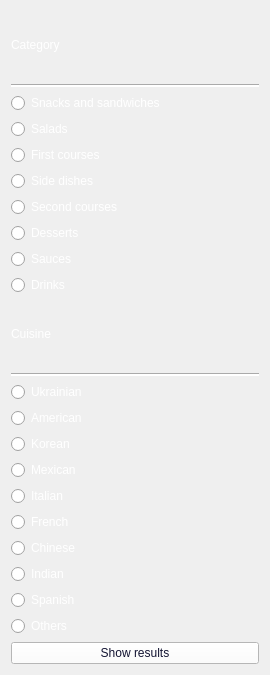
      <widget class="QWidget" name="scrollAreaWidgetContents">
       <property name="geometry">
        <rect>
         <x>0</x>
         <y>0</y>
         <width>270</width>
         <height>675</height>
        </rect>
       </property>
       <layout class="QVBoxLayout" name="verticalLayout">
        <item>
         <widget class="QLabel" name="label_3">
          <property name="styleSheet">
           <string notr="true">font: 12pt &quot;Segoe UI Symbol&quot;;
color: rgb(255, 255, 255);</string>
          </property>
          <property name="text">
           <string>Category</string>
          </property>
         </widget>
        </item>
        <item>
         <widget class="Line" name="line">
          <property name="styleSheet">
           <string notr="true">background-color: rgb(255, 255, 255);</string>
          </property>
          <property name="orientation">
           <enum>Qt::Horizontal</enum>
          </property>
         </widget>
        </item>
        <item>
         <widget class="QRadioButton" name="radiobutton_snacks">
          <property name="styleSheet">
           <string notr="true">color: rgb(255, 255, 255);
font: 10pt &quot;Segoe UI Symbol&quot;;</string>
          </property>
          <property name="text">
           <string>Snacks and sandwiches</string>
          </property>
          <attribute name="buttonGroup">
           <string notr="true">Category_buttonGroup</string>
          </attribute>
         </widget>
        </item>
        <item>
         <widget class="QRadioButton" name="radiobutton_salads">
          <property name="styleSheet">
           <string notr="true">color: rgb(255, 255, 255);
font: 10pt &quot;Segoe UI Symbol&quot;;</string>
          </property>
          <property name="text">
           <string>Salads</string>
          </property>
          <attribute name="buttonGroup">
           <string notr="true">Category_buttonGroup</string>
          </attribute>
         </widget>
        </item>
        <item>
         <widget class="QRadioButton" name="radiobutton_firstCourses">
          <property name="styleSheet">
           <string notr="true">color: rgb(255, 255, 255);
font: 10pt &quot;Segoe UI Symbol&quot;;</string>
          </property>
          <property name="text">
           <string>First courses</string>
          </property>
          <attribute name="buttonGroup">
           <string notr="true">Category_buttonGroup</string>
          </attribute>
         </widget>
        </item>
        <item>
         <widget class="QRadioButton" name="radiobutton_sideDishes">
          <property name="styleSheet">
           <string notr="true">color: rgb(255, 255, 255);
font: 10pt &quot;Segoe UI Symbol&quot;;</string>
          </property>
          <property name="text">
           <string>Side dishes</string>
          </property>
          <attribute name="buttonGroup">
           <string notr="true">Category_buttonGroup</string>
          </attribute>
         </widget>
        </item>
        <item>
         <widget class="QRadioButton" name="radiobutton_secondCourses">
          <property name="styleSheet">
           <string notr="true">color: rgb(255, 255, 255);
font: 10pt &quot;Segoe UI Symbol&quot;;</string>
          </property>
          <property name="text">
           <string>Second courses</string>
          </property>
          <attribute name="buttonGroup">
           <string notr="true">Category_buttonGroup</string>
          </attribute>
         </widget>
        </item>
        <item>
         <widget class="QRadioButton" name="radiobutton_desserts">
          <property name="styleSheet">
           <string notr="true">color: rgb(255, 255, 255);
font: 10pt &quot;Segoe UI Symbol&quot;;</string>
          </property>
          <property name="text">
           <string>Desserts</string>
          </property>
          <attribute name="buttonGroup">
           <string notr="true">Category_buttonGroup</string>
          </attribute>
         </widget>
        </item>
        <item>
         <widget class="QRadioButton" name="radiobutton_sauces">
          <property name="styleSheet">
           <string notr="true">color: rgb(255, 255, 255);
font: 10pt &quot;Segoe UI Symbol&quot;;</string>
          </property>
          <property name="text">
           <string>Sauces</string>
          </property>
          <attribute name="buttonGroup">
           <string notr="true">Category_buttonGroup</string>
          </attribute>
         </widget>
        </item>
        <item>
         <widget class="QRadioButton" name="radiobutton_drinks">
          <property name="styleSheet">
           <string notr="true">color: rgb(255, 255, 255);
font: 10pt &quot;Segoe UI Symbol&quot;;</string>
          </property>
          <property name="text">
           <string>Drinks</string>
          </property>
          <attribute name="buttonGroup">
           <string notr="true">Category_buttonGroup</string>
          </attribute>
         </widget>
        </item>
        <item>
         <widget class="QLabel" name="label_4">
          <property name="styleSheet">
           <string notr="true">font: 12pt &quot;Segoe UI Symbol&quot;;
color: rgb(255, 255, 255);</string>
          </property>
          <property name="text">
           <string>Cuisine</string>
          </property>
         </widget>
        </item>
        <item>
         <widget class="Line" name="line_2">
          <property name="styleSheet">
           <string notr="true">background-color: rgb(255, 255, 255);</string>
          </property>
          <property name="orientation">
           <enum>Qt::Horizontal</enum>
          </property>
         </widget>
        </item>
        <item>
         <widget class="QRadioButton" name="radiobutton_ukrainian">
          <property name="styleSheet">
           <string notr="true">color: rgb(255, 255, 255);
font: 10pt &quot;Segoe UI Symbol&quot;;</string>
          </property>
          <property name="text">
           <string>Ukrainian</string>
          </property>
          <attribute name="buttonGroup">
           <string notr="true">Cuisine_buttonGroup</string>
          </attribute>
         </widget>
        </item>
        <item>
         <widget class="QRadioButton" name="radiobutton_american">
          <property name="styleSheet">
           <string notr="true">color: rgb(255, 255, 255);
font: 10pt &quot;Segoe UI Symbol&quot;;</string>
          </property>
          <property name="text">
           <string>American</string>
          </property>
          <attribute name="buttonGroup">
           <string notr="true">Cuisine_buttonGroup</string>
          </attribute>
         </widget>
        </item>
        <item>
         <widget class="QRadioButton" name="radiobutton_korean">
          <property name="styleSheet">
           <string notr="true">color: rgb(255, 255, 255);
font: 10pt &quot;Segoe UI Symbol&quot;;</string>
          </property>
          <property name="text">
           <string>Korean</string>
          </property>
          <attribute name="buttonGroup">
           <string notr="true">Cuisine_buttonGroup</string>
          </attribute>
         </widget>
        </item>
        <item>
         <widget class="QRadioButton" name="radiobutton_mexican">
          <property name="styleSheet">
           <string notr="true">color: rgb(255, 255, 255);
font: 10pt &quot;Segoe UI Symbol&quot;;</string>
          </property>
          <property name="text">
           <string>Mexican</string>
          </property>
          <attribute name="buttonGroup">
           <string notr="true">Cuisine_buttonGroup</string>
          </attribute>
         </widget>
        </item>
        <item>
         <widget class="QRadioButton" name="radiobutton_italian">
          <property name="styleSheet">
           <string notr="true">color: rgb(255, 255, 255);
font: 10pt &quot;Segoe UI Symbol&quot;;</string>
          </property>
          <property name="text">
           <string>Italian</string>
          </property>
          <attribute name="buttonGroup">
           <string notr="true">Cuisine_buttonGroup</string>
          </attribute>
         </widget>
        </item>
        <item>
         <widget class="QRadioButton" name="radiobutton_french">
          <property name="styleSheet">
           <string notr="true">color: rgb(255, 255, 255);
font: 10pt &quot;Segoe UI Symbol&quot;;</string>
          </property>
          <property name="text">
           <string>French</string>
          </property>
          <attribute name="buttonGroup">
           <string notr="true">Cuisine_buttonGroup</string>
          </attribute>
         </widget>
        </item>
        <item>
         <widget class="QRadioButton" name="radiobutton_chinese">
          <property name="styleSheet">
           <string notr="true">color: rgb(255, 255, 255);
font: 10pt &quot;Segoe UI Symbol&quot;;</string>
          </property>
          <property name="text">
           <string>Chinese</string>
          </property>
          <attribute name="buttonGroup">
           <string notr="true">Cuisine_buttonGroup</string>
          </attribute>
         </widget>
        </item>
        <item>
         <widget class="QRadioButton" name="radiobutton_indian">
          <property name="styleSheet">
           <string notr="true">color: rgb(255, 255, 255);
font: 10pt &quot;Segoe UI Symbol&quot;;</string>
          </property>
          <property name="text">
           <string>Indian</string>
          </property>
          <attribute name="buttonGroup">
           <string notr="true">Cuisine_buttonGroup</string>
          </attribute>
         </widget>
        </item>
        <item>
         <widget class="QRadioButton" name="radiobutton_spanish">
          <property name="styleSheet">
           <string notr="true">color: rgb(255, 255, 255);
font: 10pt &quot;Segoe UI Symbol&quot;;</string>
          </property>
          <property name="text">
           <string>Spanish</string>
          </property>
          <attribute name="buttonGroup">
           <string notr="true">Cuisine_buttonGroup</string>
          </attribute>
         </widget>
        </item>
        <item>
         <widget class="QRadioButton" name="radiobutton_othersCuisines">
          <property name="styleSheet">
           <string notr="true">color: rgb(255, 255, 255);
font: 10pt &quot;Segoe UI Symbol&quot;;</string>
          </property>
          <property name="text">
           <string>Others</string>
          </property>
          <attribute name="buttonGroup">
           <string notr="true">Cuisine_buttonGroup</string>
          </attribute>
         </widget>
        </item>
        <item>
         <widget class="QPushButton" name="results_button">
          <property name="styleSheet">
           <string notr="true">background-color: rgb(255, 255, 255);
color: rgb(19, 20, 50);
font: 10pt &quot;Segoe UI Symbol&quot;;</string>
          </property>
          <property name="text">
           <string>Show results</string>
          </property>
         </widget>
        </item>
       </layout>
      </widget>
